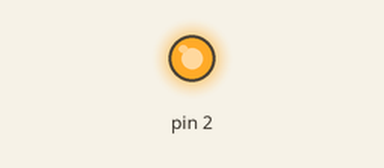
This sketch was run on a simulated Arduino Uno, built with avr-gcc and run on an emulated ATmega328P. Shown: output pins drawn as LEDs (lit = HIGH).

Above: at 2.5 s.
At 6.0 s:
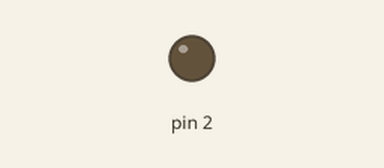
Timing chart, 0 to 9.1 s (numbered marks = the images above):
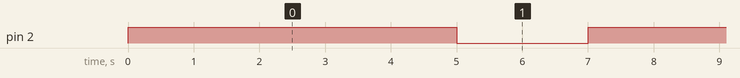

The sketch:

Original.ino
```cpp
// Autores:
// Braulio Bustos
// Julio Fuentealba
// Ingenieria de Ejecucion Mecanica
// Laboratorio de Topico de especialidad: Robotica

void setup() {
  pinMode(2,OUTPUT);
}

void loop() {
  digitalWrite(2, HIGH);
  delay(5000);
  digitalWrite(2, LOW);
  delay(2000);
}
```

Measured:
- by itself, pin 2: alternates HIGH for 5.0 s and LOW for 2.0 s
